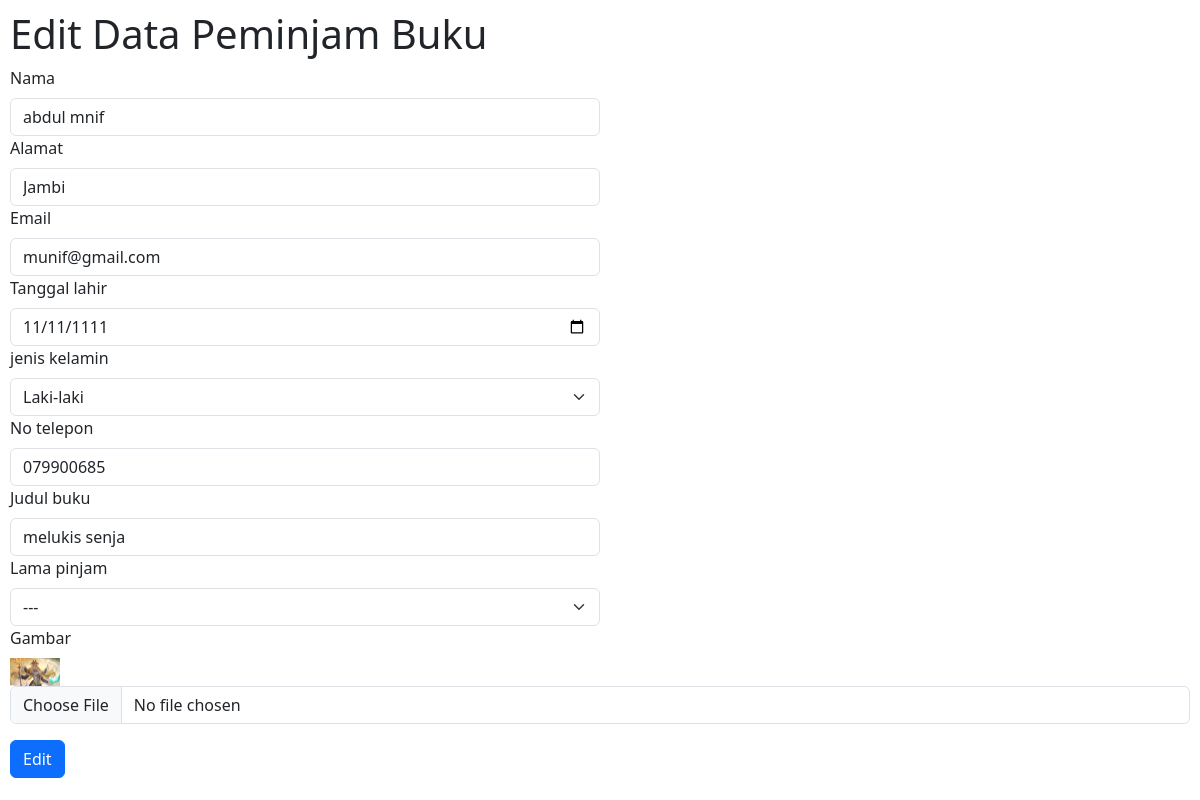
The page /edit.php?id=1 on the database its author committed.
### tables this page shows
CREATE TABLE `data_pinjam` (
  `id` int(11) NOT NULL,
  `nama` varchar(100) NOT NULL,
  `alamat` varchar(15) NOT NULL,
  `email` varchar(50) NOT NULL,
  `tanggal_lahir` date NOT NULL,
  `jenis_kelamin` enum('Laki-laki','Perempuan') NOT NULL,
  `telepon` varchar(100) NOT NULL,
  `judul_buku` varchar(100) NOT NULL,
  `lama_pinjam` enum('3 Hari','5 Hari','7 Hari','14 Hari') NOT NULL,
  `gambar` varchar(100) NOT NULL
);

### Connection.php (called while the page is built, shortened)
<?php
$conn = mysqli_connect("localhost","root","","db_pustaka");
function query($query) {
    global $conn;
    $result = mysqli_query($conn, $query);
    $rows = [];
    while ($row = mysqli_fetch_assoc($result)){
        $rows[] = $row;
    }
    return $rows;
}
?>

### edit.php (the view, shortened to what this page needs)
<?php
include_once 'Connection.php';
$id = $_GET["id"];
$mhs = query("SELECT * FROM data_pinjam WHERE id = $id") [0];
?>
<!DOCTYPE html>
<html lang="en">
<head>
    <link href="https://cdn.jsdelivr.net/npm/bootstrap@5.3.2/dist/css/bootstrap.min.css" rel="stylesheet">
</head>
<body>
<form action="" method="post" enctype="multipart/form-data">
    <h1>Edit Data Peminjam Buku</h1>
  <div class="col-md-6">
    <label for="nama" class="form-label">Nama</label>
    <input type="text" name="nama" class="form-control" id="nama" placeholder="Masukkan nama" required autocomplete="off" value="<?= $mhs["nama"] ?>">
  </div>
  <div class="col-md-6">
    <label for="alamat" class="form-label">Alamat</label>
    <input type="text" name="alamat" class="form-control" id="alamat" placeholder="Masukkan alamat" required autocomplete="off" value="<?= $mhs["alamat"] ?>">
  </div>
  <div class="col-md-6">
    <label for="email" class="form-label">Email</label>
    <input type="text" name="email" class="form-control" id="email" placeholder="contoh@gmail.com" required autocomplete="off" value="<?= $mhs["email"] ?>">
  </div>
  <div class="col-md-6">
    <label for="tanggal_lahir" class="form-label">Tanggal lahir</label>
    <input type="date" name="tanggal_lahir" class="form-control" id="tanggal_lahir" required autocomplete="off" value="<?= $mhs["tanggal_lahir"] ?>">
  </div>
  <div class="col-md-6">
    <label for="jenis_kelamin" class="form-label">jenis kelamin</label>
    <select id="jenis_kelamin" name="jenis_kelamin" class="form-select" required autocomplete="off" value="<?= $mhs["jenis_kelamin"] ?>">
      <option>Laki-laki</option>
    </select>
  </div>
  <div class="col-md-6">
    <label for="telepon" class="form-label">No telepon</label>
    <input type="text" name="telepon" class="form-control" id="telepon" placeholder="08123456789" required autocomplete="off" value="<?= $mhs["telepon"] ?>">
  </div>
  <div class="col-md-6">
    <label for="judul_buku" class="form-label">Judul buku</label>
    <input type="text" name="judul_buku" class="form-control" id="judul_buku" placeholder="contoh : 2015" required autocomplete="off" value="<?= $mhs["judul_buku"] ?>">
  </div>
  <div class="col-md-6">
    <label for="lama_pinjam" class="form-label">Lama pinjam</label>
    <select id="lama_pinjam" name="lama_pinjam" class="form-select" required autocomplete="off" value="<?= $mhs["lama_pinjam"] ?>">
      <option>---</option>
    </select>
  </div>
  <div class="col-12">
    <label for="gambar" class="form-label">Gambar</label><br><img src="image/<?= $mhs["gambar"] ?>" width="50" ><br>
    <input type="file" name="gambar" class="form-control" id="gambar"  autocomplete="off" value="<?= $mhs["gambar"] ?>">
  </div>
  <div class="col-12 mt-3">
    <button type="submit" name="submit" class="btn btn-primary">Edit</button>
  </div>
</form>
</body>
</html>

### edit.php (style rules this page uses)
body { margin:0; padding:10px; }

### rows shown on the page
data_pinjam: nama "abdul mnif", alamat "Jambi", email "munif@gmail.com", tanggal_lahir "11/11/1111", jenis_kelamin "Laki-laki", telepon "079900685", judul_buku "melukis senja", lama_pinjam "---", gambar (picture)
